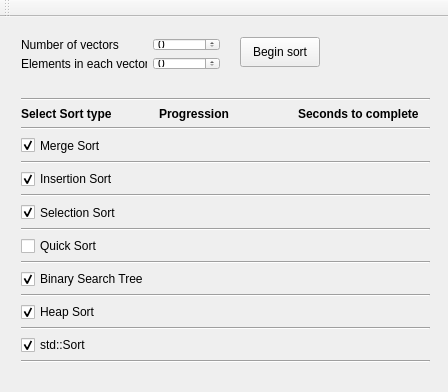
<?xml version="1.0" encoding="UTF-8"?>
<ui version="4.0">
 <class>MainWindow</class>
 <widget class="QMainWindow" name="MainWindow">
  <property name="geometry">
   <rect>
    <x>0</x>
    <y>0</y>
    <width>448</width>
    <height>392</height>
   </rect>
  </property>
  <property name="sizePolicy">
   <sizepolicy hsizetype="Fixed" vsizetype="Fixed">
    <horstretch>0</horstretch>
    <verstretch>0</verstretch>
   </sizepolicy>
  </property>
  <property name="minimumSize">
   <size>
    <width>448</width>
    <height>392</height>
   </size>
  </property>
  <property name="maximumSize">
   <size>
    <width>448</width>
    <height>392</height>
   </size>
  </property>
  <property name="sizeIncrement">
   <size>
    <width>0</width>
    <height>0</height>
   </size>
  </property>
  <property name="windowTitle">
   <string>Sort Function Tester</string>
  </property>
  <widget class="QWidget" name="centralWidget">
   <widget class="QWidget" name="gridLayoutWidget">
    <property name="geometry">
     <rect>
      <x>10</x>
      <y>10</y>
      <width>221</width>
      <height>54</height>
     </rect>
    </property>
    <layout class="QGridLayout" name="gridLayout">
     <item row="1" column="1">
      <widget class="QSpinBox" name="spinBox_vectorSizeInput">
       <property name="minimum">
        <number>0</number>
       </property>
       <property name="maximum">
        <number>100000000</number>
       </property>
       <property name="singleStep">
        <number>10</number>
       </property>
       <property name="value">
        <number>0</number>
       </property>
      </widget>
     </item>
     <item row="0" column="0">
      <widget class="QLabel" name="label_5">
       <property name="text">
        <string>Number of vectors</string>
       </property>
      </widget>
     </item>
     <item row="0" column="1">
      <widget class="QSpinBox" name="spinBox_vectorAmountInput">
       <property name="minimum">
        <number>0</number>
       </property>
       <property name="maximum">
        <number>100000000</number>
       </property>
       <property name="singleStep">
        <number>10</number>
       </property>
       <property name="value">
        <number>0</number>
       </property>
      </widget>
     </item>
     <item row="1" column="0">
      <widget class="QLabel" name="label_6">
       <property name="text">
        <string>Elements in each vector</string>
       </property>
      </widget>
     </item>
     <item row="1" column="2">
      <spacer name="horizontalSpacer_2">
       <property name="orientation">
        <enum>Qt::Horizontal</enum>
       </property>
       <property name="sizeHint" stdset="0">
        <size>
         <width>40</width>
         <height>20</height>
        </size>
       </property>
      </spacer>
     </item>
    </layout>
   </widget>
   <widget class="QWidget" name="verticalLayoutWidget">
    <property name="geometry">
     <rect>
      <x>10</x>
      <y>70</y>
      <width>431</width>
      <height>287</height>
     </rect>
    </property>
    <layout class="QVBoxLayout" name="verticalLayout">
     <item>
      <widget class="Line" name="line">
       <property name="orientation">
        <enum>Qt::Horizontal</enum>
       </property>
      </widget>
     </item>
     <item>
      <layout class="QHBoxLayout" name="horizontalLayout">
       <item>
        <widget class="QLabel" name="TitleSelect">
         <property name="font">
          <font>
           <weight>75</weight>
           <bold>true</bold>
          </font>
         </property>
         <property name="text">
          <string>Select Sort type</string>
         </property>
        </widget>
       </item>
       <item>
        <widget class="QLabel" name="TitleProgression">
         <property name="font">
          <font>
           <weight>75</weight>
           <bold>true</bold>
          </font>
         </property>
         <property name="text">
          <string>Progression</string>
         </property>
        </widget>
       </item>
       <item>
        <widget class="QLabel" name="label_4">
         <property name="font">
          <font>
           <weight>75</weight>
           <bold>true</bold>
          </font>
         </property>
         <property name="text">
          <string>Seconds to complete</string>
         </property>
        </widget>
       </item>
      </layout>
     </item>
     <item>
      <widget class="Line" name="line_9">
       <property name="orientation">
        <enum>Qt::Horizontal</enum>
       </property>
      </widget>
     </item>
     <item>
      <layout class="QHBoxLayout" name="horizontalLayout_9">
       <item>
        <widget class="QCheckBox" name="checkBox_mergeSort">
         <property name="text">
          <string>Merge Sort</string>
         </property>
         <property name="checked">
          <bool>true</bool>
         </property>
        </widget>
       </item>
       <item>
        <widget class="QLabel" name="label_progression_mergeSort">
         <property name="text">
          <string/>
         </property>
        </widget>
       </item>
       <item>
        <widget class="QLabel" name="label_secondsToComplete_mergeSort">
         <property name="text">
          <string/>
         </property>
        </widget>
       </item>
      </layout>
     </item>
     <item>
      <widget class="Line" name="line_8">
       <property name="orientation">
        <enum>Qt::Horizontal</enum>
       </property>
      </widget>
     </item>
     <item>
      <layout class="QHBoxLayout" name="horizontalLayout_8">
       <item>
        <widget class="QCheckBox" name="checkBox_insertionSort">
         <property name="text">
          <string>Insertion Sort</string>
         </property>
         <property name="checked">
          <bool>true</bool>
         </property>
        </widget>
       </item>
       <item>
        <widget class="QLabel" name="label_progression_insertionSort">
         <property name="text">
          <string/>
         </property>
        </widget>
       </item>
       <item>
        <widget class="QLabel" name="label_secondsToComplete_insertionSort">
         <property name="text">
          <string/>
         </property>
        </widget>
       </item>
      </layout>
     </item>
     <item>
      <widget class="Line" name="line_3">
       <property name="orientation">
        <enum>Qt::Horizontal</enum>
       </property>
      </widget>
     </item>
     <item>
      <layout class="QHBoxLayout" name="horizontalLayout_7">
       <item>
        <widget class="QCheckBox" name="checkBox_selectionSort">
         <property name="text">
          <string>Selection Sort</string>
         </property>
         <property name="checked">
          <bool>true</bool>
         </property>
        </widget>
       </item>
       <item>
        <widget class="QLabel" name="label_progression_selectionSort">
         <property name="text">
          <string/>
         </property>
        </widget>
       </item>
       <item>
        <widget class="QLabel" name="label_secondsToComplete_selectionSort">
         <property name="text">
          <string/>
         </property>
        </widget>
       </item>
      </layout>
     </item>
     <item>
      <widget class="Line" name="line_7">
       <property name="orientation">
        <enum>Qt::Horizontal</enum>
       </property>
      </widget>
     </item>
     <item>
      <layout class="QHBoxLayout" name="horizontalLayout_3">
       <item>
        <widget class="QCheckBox" name="checkBox_quickSort">
         <property name="text">
          <string>Quick Sort</string>
         </property>
         <property name="checked">
          <bool>false</bool>
         </property>
        </widget>
       </item>
       <item>
        <widget class="QLabel" name="label_progression_quickSort">
         <property name="text">
          <string/>
         </property>
        </widget>
       </item>
       <item>
        <widget class="QLabel" name="label_secondsToComplete_quickSort">
         <property name="text">
          <string/>
         </property>
        </widget>
       </item>
      </layout>
     </item>
     <item>
      <widget class="Line" name="line_4">
       <property name="orientation">
        <enum>Qt::Horizontal</enum>
       </property>
      </widget>
     </item>
     <item>
      <layout class="QHBoxLayout" name="horizontalLayout_4">
       <item>
        <widget class="QCheckBox" name="checkBox_binarySearchTreeSort">
         <property name="text">
          <string>Binary Search Tree</string>
         </property>
         <property name="checked">
          <bool>true</bool>
         </property>
        </widget>
       </item>
       <item>
        <widget class="QLabel" name="label_progression_binarySearchTreeSort">
         <property name="text">
          <string/>
         </property>
        </widget>
       </item>
       <item>
        <widget class="QLabel" name="label_secondsToComplete_binarySearchTreeSort">
         <property name="text">
          <string/>
         </property>
        </widget>
       </item>
      </layout>
     </item>
     <item>
      <widget class="Line" name="line_5">
       <property name="orientation">
        <enum>Qt::Horizontal</enum>
       </property>
      </widget>
     </item>
     <item>
      <layout class="QHBoxLayout" name="horizontalLayout_5">
       <item>
        <widget class="QCheckBox" name="checkBox_heapSort">
         <property name="text">
          <string>Heap Sort</string>
         </property>
         <property name="checked">
          <bool>true</bool>
         </property>
        </widget>
       </item>
       <item>
        <widget class="QLabel" name="label_progression_heapSort">
         <property name="text">
          <string/>
         </property>
        </widget>
       </item>
       <item>
        <widget class="QLabel" name="label_secondsToComplete_heapSort">
         <property name="text">
          <string/>
         </property>
        </widget>
       </item>
      </layout>
     </item>
     <item>
      <widget class="Line" name="line_6">
       <property name="orientation">
        <enum>Qt::Horizontal</enum>
       </property>
      </widget>
     </item>
     <item>
      <layout class="QHBoxLayout" name="horizontalLayout_6">
       <item>
        <widget class="QCheckBox" name="checkBox_stdSort">
         <property name="text">
          <string>std::Sort</string>
         </property>
         <property name="checked">
          <bool>true</bool>
         </property>
        </widget>
       </item>
       <item>
        <widget class="QLabel" name="label_progression_stdSort">
         <property name="text">
          <string/>
         </property>
        </widget>
       </item>
       <item>
        <widget class="QLabel" name="label_secondsToComplete_stdSort">
         <property name="text">
          <string/>
         </property>
        </widget>
       </item>
      </layout>
     </item>
     <item>
      <widget class="Line" name="line_2">
       <property name="orientation">
        <enum>Qt::Horizontal</enum>
       </property>
      </widget>
     </item>
    </layout>
   </widget>
   <widget class="QPushButton" name="button_beginSort">
    <property name="geometry">
     <rect>
      <x>240</x>
      <y>20</y>
      <width>80</width>
      <height>30</height>
     </rect>
    </property>
    <property name="text">
     <string>Begin sort</string>
    </property>
   </widget>
  </widget>
  <widget class="QMenuBar" name="menuBar">
   <property name="geometry">
    <rect>
     <x>0</x>
     <y>0</y>
     <width>448</width>
     <height>20</height>
    </rect>
   </property>
  </widget>
  <widget class="QToolBar" name="mainToolBar">
   <attribute name="toolBarArea">
    <enum>TopToolBarArea</enum>
   </attribute>
   <attribute name="toolBarBreak">
    <bool>false</bool>
   </attribute>
  </widget>
 </widget>
 <layoutdefault spacing="6" margin="11"/>
 <resources/>
 <connections/>
</ui>
